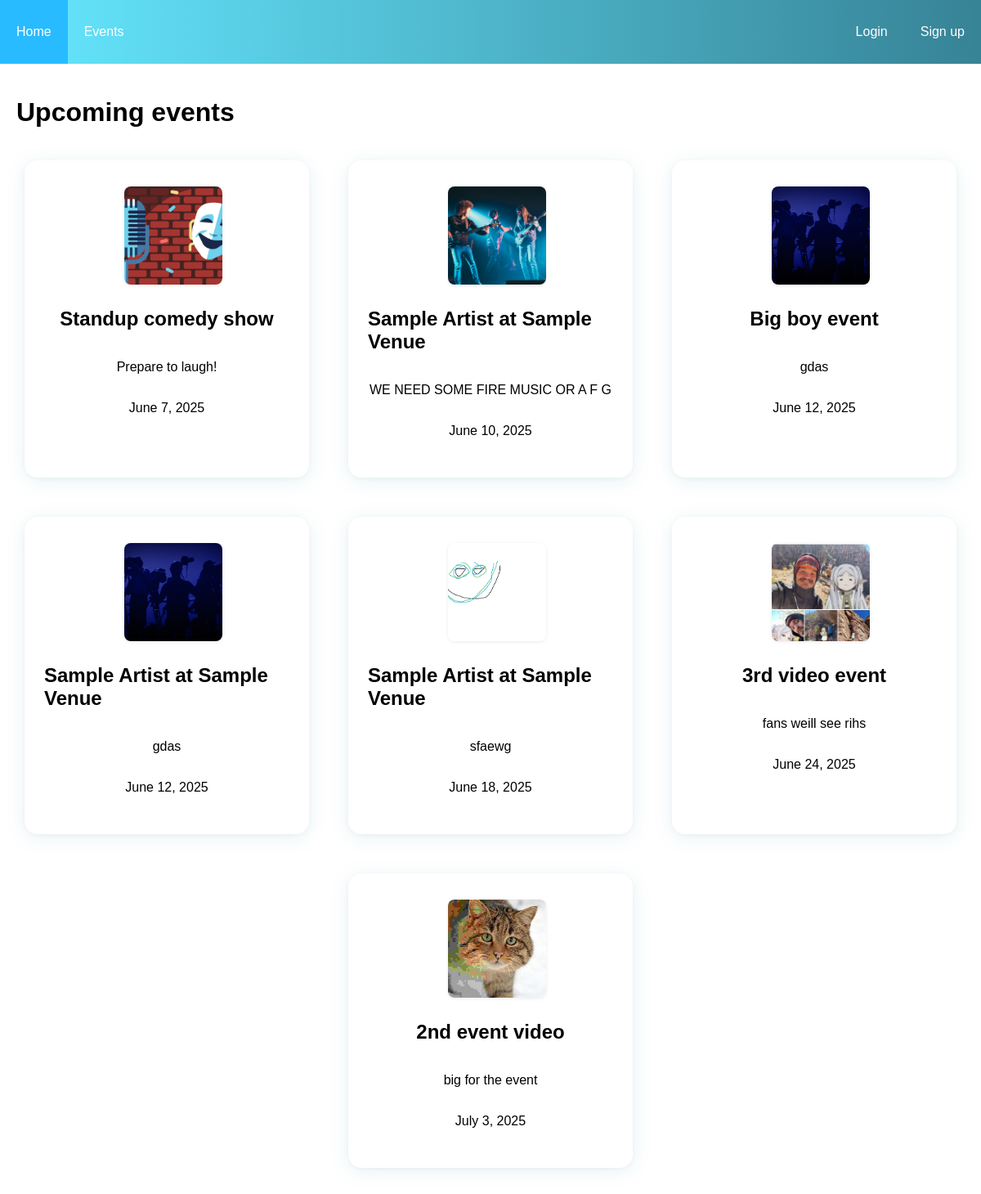
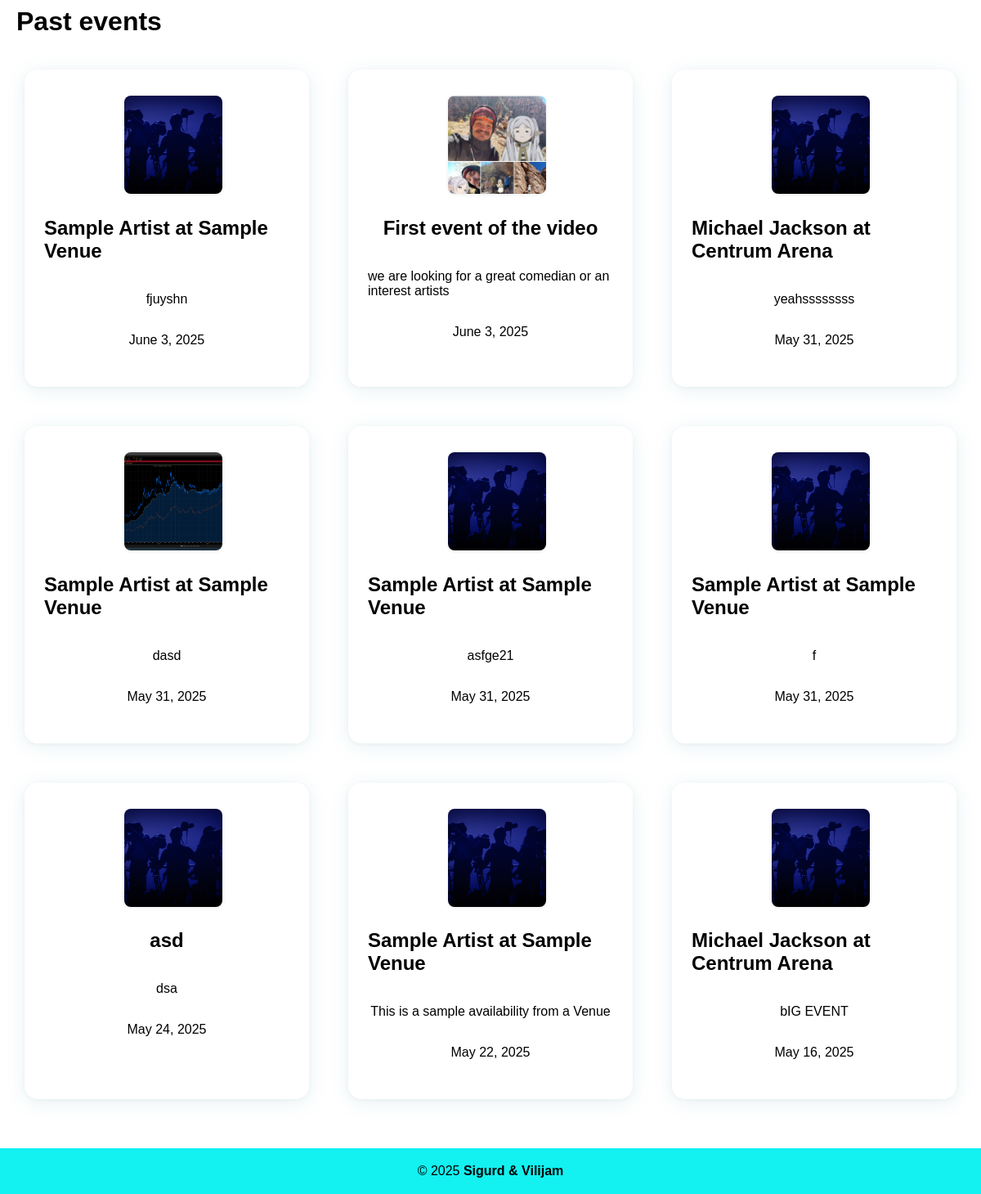
Screenshot of /events/ with the database file from the repository (2 pictures, top to bottom).
### app/models.py (models this page shows, shortened)
class Events(models.Model):
    eventname = models.CharField(max_length=100)
    eventdate = models.DateField()
    eventtime = models.TimeField()
    location = models.ForeignKey(
        Location, on_delete=models.CASCADE, related_name="events"
    )
    eventdescription = models.TextField()
    eventimage = models.ImageField(
        upload_to="eventpics/", default="eventpics/default.png", null=True, blank=True
    )
    EventArtists = models.ManyToManyField(
        Artist, through="EventArtists", related_name="event_artists"
    )
    eventvenue = models.ForeignKey(
        Venue, on_delete=models.CASCADE, related_name="event_venue"
    )
    ticketsold = models.IntegerField(default=0)
    ticketprice = models.DecimalField(max_digits=5, decimal_places=2)
    genres = models.ManyToManyField(Genre, related_name="events")
    authorized_doormen = models.ManyToManyField(
        Doorman, related_name="events", blank=True
    )

### app/views.py (the view)
# urls.py: path("events/", views.events, name="events"),
def events(request):
    events = Events.objects.filter(eventdate__gte=timezone.now()).order_by("eventdate")
    pastevents = Events.objects.filter(eventdate__lt=timezone.now()).order_by(
        "-eventdate"
    )
    return render(request, "events.html", {"events": events, "pastevents": pastevents})

### templates/events.html
{% extends "base.html" %}
{%block content%}
<div class="container">
    <h1>Upcoming events</h1>
    <div class="cards">
        {% for event in events %}
        <div class="card">
            <img src="{{ event.eventimage.url }}">
            <h2><a href="{% url 'event' event.id %}">{{ event.eventname }}</a></h2>
            <p>{{ event.eventdescription }}</p>
            <p>{{ event.eventdate }}</p>
        </div>
        {% endfor %}
    </div>
    <h1>Past events</h1>
    <div class="cards">
        {% for event in pastevents %}
        <div class="card">
            <img src="{{ event.eventimage.url }}">
            <h2><a href="{% url 'event' event.id %}">{{ event.eventname }}</a></h2>
            <p>{{ event.eventdescription }}</p>
            <p>{{ event.eventdate }}</p>
        </div>
        {% endfor %}
    </div>
</div>
{%endblock%}

### static/css/base.css (style rules this page uses)
body { font-family: Verdana, Geneva, Tahoma, sans-serif; background: linear-gradient(rgb(255, 255, 255), rgb(255, 255, 255)); margin: 0; }
.container { max-width: 1200px; margin: 0 auto; padding: 20px; }
.card { background: #fff; border: none; box-shadow: 0 4px 24px rgba(33, 134, 166, 0.10), 0 1.5px 6px rgba(0, 0, 0, 0.04); padding: 2rem 1.5rem; font-size: 1em; border-radius: 16px; transition: transform 0.15s, box-shadow 0.15s; margin: 0.5rem; width: 300px; display: flex; flex-direction: column; align-items: center; }
.card a { display: block; height: 100%; width: 100%; color: inherit; text-decoration: none; }
.card img { float: right; width: 120px; height: 120px; margin-left: 16px; margin-bottom: 8px; border-radius: 8px; box-shadow: 0 1px 4px rgba(0, 0, 0, 0.08); object-fit: cover; vertical-align: top; }
.cards { display: flex; flex-wrap: wrap; gap: 32px; justify-content: center; margin: 2rem auto; max-width: 1200px; }

### rows the page displays
Events: eventimage (picture), eventname "Standup comedy show", eventdescription "Prepare to laugh!", eventdate "June 7, 2025"
Events: eventimage (picture), eventname "Sample Artist at Sample Venue", eventdescription "WE NEED SOME FIRE MUSIC OR A F G", eventdate "June 10, 2025"
Events: eventimage (placeholder picture), eventname "Big boy event", eventdescription "gdas", eventdate "June 12, 2025"
Events: eventimage (placeholder picture), eventname "Sample Artist at Sample Venue", eventdescription "gdas", eventdate "June 12, 2025"
Events: eventimage (picture), eventname "Sample Artist at Sample Venue", eventdescription "sfaewg", eventdate "June 18, 2025"
Events: eventimage (picture), eventname "3rd video event", eventdescription "fans weill see rihs", eventdate "June 24, 2025"
Events: eventimage (picture), eventname "2nd event video", eventdescription "big for the event", eventdate "July 3, 2025"
Events: eventimage (placeholder picture), eventname "Sample Artist at Sample Venue", eventdescription "fjuyshn", eventdate "June 3, 2025"
Events: eventimage (picture), eventname "First event of the video", eventdescription "we are looking for a great comedian or an interest artists", eventdate "June 3, 2025"
Events: eventimage (placeholder picture), eventname "Michael Jackson at Centrum Arena", eventdescription "yeahssssssss", eventdate "May 31, 2025"
Events: eventimage (picture), eventname "Sample Artist at Sample Venue", eventdescription "dasd", eventdate "May 31, 2025"
Events: eventimage (placeholder picture), eventname "Sample Artist at Sample Venue", eventdescription "asfge21", eventdate "May 31, 2025"
Events: eventimage (placeholder picture), eventname "Sample Artist at Sample Venue", eventdescription "f", eventdate "May 31, 2025"
Events: eventimage (placeholder picture), eventname "asd", eventdescription "dsa", eventdate "May 24, 2025"
Events: eventimage (placeholder picture), eventname "Sample Artist at Sample Venue", eventdescription "This is a sample availability from a Venue", eventdate "May 22, 2025"
Events: eventimage (placeholder picture), eventname "Michael Jackson at Centrum Arena", eventdescription "bIG EVENT", eventdate "May 16, 2025"
